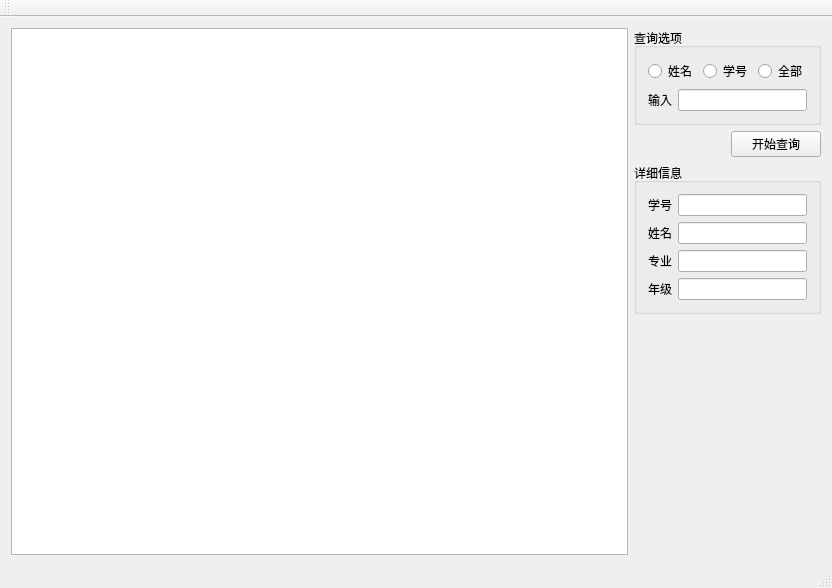
<?xml version="1.0" encoding="UTF-8"?>
<ui version="4.0">
 <class>MainWindow</class>
 <widget class="QMainWindow" name="MainWindow">
  <property name="geometry">
   <rect>
    <x>0</x>
    <y>0</y>
    <width>832</width>
    <height>588</height>
   </rect>
  </property>
  <property name="windowTitle">
   <string>MainWindow</string>
  </property>
  <widget class="QWidget" name="centralWidget">
   <layout class="QHBoxLayout" name="horizontalLayout_3">
    <item>
     <widget class="QTextEdit" name="Out_textEdit"/>
    </item>
    <item>
     <layout class="QGridLayout" name="gridLayout_2">
      <item row="1" column="1">
       <widget class="QPushButton" name="Start_pushButton">
        <property name="text">
         <string>开始查询</string>
        </property>
       </widget>
      </item>
      <item row="3" column="1">
       <spacer name="verticalSpacer_2">
        <property name="orientation">
         <enum>Qt::Vertical</enum>
        </property>
        <property name="sizeHint" stdset="0">
         <size>
          <width>20</width>
          <height>40</height>
         </size>
        </property>
       </spacer>
      </item>
      <item row="0" column="0" colspan="2">
       <widget class="QGroupBox" name="groupBox_2">
        <property name="title">
         <string>查询选项</string>
        </property>
        <layout class="QVBoxLayout" name="verticalLayout">
         <item>
          <layout class="QHBoxLayout" name="horizontalLayout">
           <item>
            <widget class="QRadioButton" name="Name_radioButton">
             <property name="text">
              <string>姓名</string>
             </property>
            </widget>
           </item>
           <item>
            <widget class="QRadioButton" name="Num_radioButton">
             <property name="text">
              <string>学号</string>
             </property>
            </widget>
           </item>
           <item>
            <widget class="QRadioButton" name="All_radioButton">
             <property name="text">
              <string>全部</string>
             </property>
            </widget>
           </item>
          </layout>
         </item>
         <item>
          <layout class="QHBoxLayout" name="horizontalLayout_2">
           <item>
            <widget class="QLabel" name="label_5">
             <property name="text">
              <string>输入</string>
             </property>
            </widget>
           </item>
           <item>
            <widget class="QLineEdit" name="InPut_lineEdit"/>
           </item>
          </layout>
         </item>
        </layout>
       </widget>
      </item>
      <item row="3" column="0">
       <spacer name="verticalSpacer">
        <property name="orientation">
         <enum>Qt::Vertical</enum>
        </property>
        <property name="sizeHint" stdset="0">
         <size>
          <width>20</width>
          <height>138</height>
         </size>
        </property>
       </spacer>
      </item>
      <item row="2" column="0" colspan="2">
       <widget class="QGroupBox" name="groupBox">
        <property name="title">
         <string>详细信息</string>
        </property>
        <layout class="QFormLayout" name="formLayout">
         <item row="0" column="0">
          <widget class="QLabel" name="label">
           <property name="text">
            <string>学号</string>
           </property>
          </widget>
         </item>
         <item row="0" column="1">
          <widget class="QLineEdit" name="Out_lineEdit_Num"/>
         </item>
         <item row="1" column="0">
          <widget class="QLabel" name="label_2">
           <property name="text">
            <string>姓名</string>
           </property>
          </widget>
         </item>
         <item row="1" column="1">
          <widget class="QLineEdit" name="Out_lineEdit_Name_2"/>
         </item>
         <item row="2" column="0">
          <widget class="QLabel" name="label_3">
           <property name="text">
            <string>专业</string>
           </property>
          </widget>
         </item>
         <item row="2" column="1">
          <widget class="QLineEdit" name="Out_lineEdit_Major"/>
         </item>
         <item row="3" column="0">
          <widget class="QLabel" name="label_4">
           <property name="text">
            <string>年级</string>
           </property>
          </widget>
         </item>
         <item row="3" column="1">
          <widget class="QLineEdit" name="Out_lineEdit_Class"/>
         </item>
        </layout>
       </widget>
      </item>
     </layout>
    </item>
   </layout>
  </widget>
  <widget class="QToolBar" name="mainToolBar">
   <attribute name="toolBarArea">
    <enum>TopToolBarArea</enum>
   </attribute>
   <attribute name="toolBarBreak">
    <bool>false</bool>
   </attribute>
  </widget>
  <widget class="QStatusBar" name="statusBar"/>
  <widget class="QMenuBar" name="menuBar">
   <property name="geometry">
    <rect>
     <x>0</x>
     <y>0</y>
     <width>832</width>
     <height>26</height>
    </rect>
   </property>
  </widget>
 </widget>
 <layoutdefault spacing="6" margin="11"/>
 <resources/>
 <connections/>
</ui>
